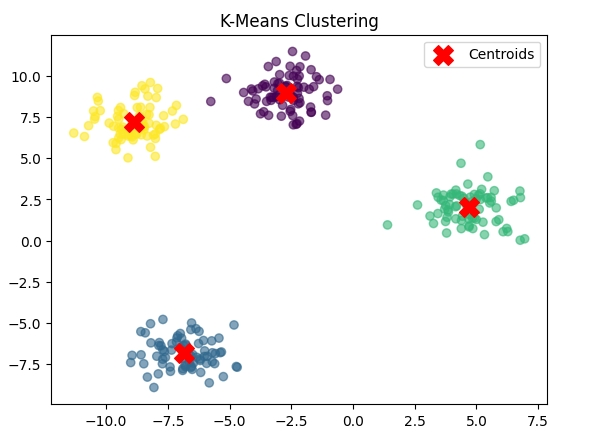

This chart was generated by the following Python code:
import numpy as np
import matplotlib.pyplot as plt
from sklearn.cluster import KMeans
from sklearn.datasets import make_blobs

# Generate synthetic dataset
X, _ = make_blobs(n_samples=300, centers=4, cluster_std=1.0, random_state=42)

# Apply K-Means clustering
kmeans = KMeans(n_clusters=4, random_state=42, n_init=10)
kmeans.fit(X)

# Cluster centers and labels
centers = kmeans.cluster_centers_
labels = kmeans.labels_

# Plot the clusters
plt.scatter(X[:, 0], X[:, 1], c=labels, cmap='viridis', alpha=0.6)
plt.scatter(centers[:, 0], centers[:, 1], c='red', marker='X', s=200, label='Centroids')
plt.title('K-Means Clustering')
plt.legend()
plt.show()
